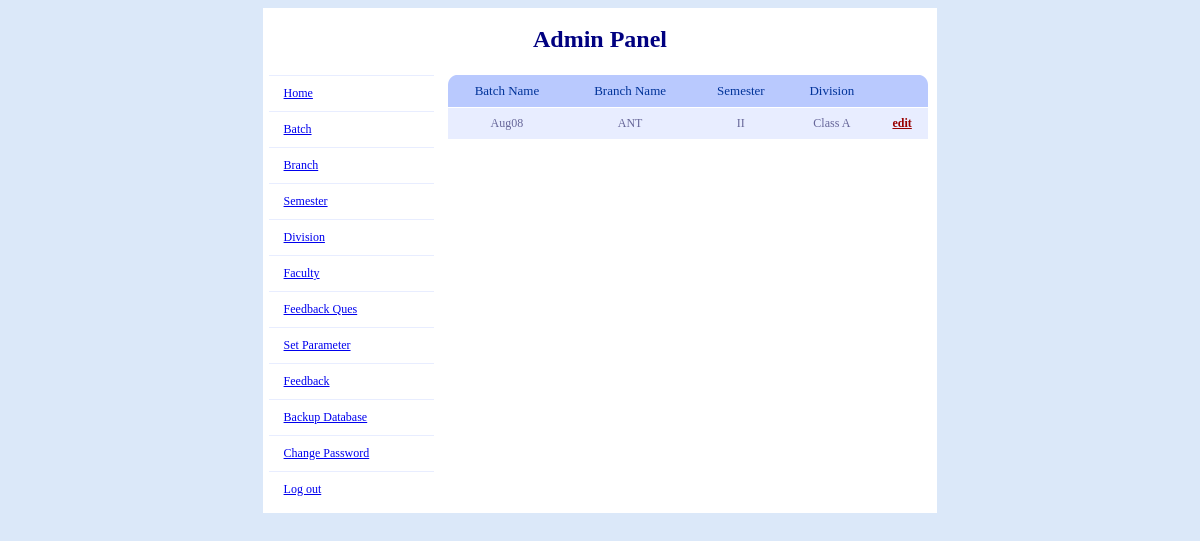
Page /Source/feedback/admin/admin_para.php (signed in) on the committed database.
### tables this page shows
CREATE TABLE IF NOT EXISTS `feedback_para` (
  `para_id` int(1) NOT NULL,
  `batch_id` int(10) NOT NULL,
  `b_id` int(10) NOT NULL,
  `sem_id` int(10) NOT NULL,
  `division_id` int(10) NOT NULL
);

CREATE TABLE IF NOT EXISTS `batch_master` (
  `batch_id` int(20) NOT NULL AUTO_INCREMENT,
  `batch_name` varchar(255) NOT NULL,
  `feedback_no` int(2) NOT NULL,
  PRIMARY KEY (`batch_id`)
);

CREATE TABLE IF NOT EXISTS `branch_master` (
  `b_id` int(20) NOT NULL AUTO_INCREMENT,
  `b_name` varchar(255) NOT NULL,
  PRIMARY KEY (`b_id`)
);

CREATE TABLE IF NOT EXISTS `semester_master` (
  `sem_id` int(20) NOT NULL AUTO_INCREMENT,
  `sem_name` varchar(255) NOT NULL,
  PRIMARY KEY (`sem_id`)
);

CREATE TABLE IF NOT EXISTS `division_master` (
  `id` int(10) NOT NULL AUTO_INCREMENT,
  `division` varchar(20) NOT NULL,
  PRIMARY KEY (`id`)
);

### Source/feedback/admin/includes/common_functions.php (called while the page is built, shortened)
<?php
function branch_name($b_id)
{
	$sel_b="select * from branch_master where b_id=".$b_id;
	$res=mysql_query($sel_b) or die(mysql_error());
	$b_name=mysql_fetch_array($res);
	return $b_name['b_name'];
}
function batch_name($batch_id)
{
	$sel_b="select * from batch_master where batch_id=".$batch_id;
	$res=mysql_query($sel_b) or die(mysql_error());
	$b_name=mysql_fetch_array($res);
	return $b_name['batch_name'];
}
function sem_name($sem_id)
{
	$sel_s="select * from semester_master where sem_id=".$sem_id;
	$res=mysql_query($sel_s) or die(mysql_error());
	$s_name=mysql_fetch_array($res);
	return $s_name['sem_name'];
}
function division_name($division_id)
{
	$sel_s="select * from division_master where  id=".$division_id;
	$res=mysql_query($sel_s) or die(mysql_error());
	$s_name=mysql_fetch_array($res);
	return $s_name['division'];
}
?>

### Source/feedback/admin/admin_para.php (the view, shortened to what this page needs)
<!DOCTYPE html PUBLIC "-//W3C//DTD XHTML 1.0 Transitional//EN" "http://www.w3.org/TR/xhtml1/DTD/xhtml1-transitional.dtd">
<html xmlns="http://www.w3.org/1999/xhtml">
<head>
<link rel="stylesheet" type="text/css" href="includes/style.css" />
</head>
<body>
<table width="57%" align="center" border="0" cellpadding="0" cellspacing="1">
<?php include('admin_panel_heading.php'); ?>
<tr>
<td width="22%" bgcolor="#FFFFFF">
<? include('left_side.php');?>
</td>
<td width="78%" align="center" valign="top">
<table id="rounded-corner" align="center">
<thead>
<tr>
	<th scope="col" class="rounded-company" align="center">Batch Name </th>
	<th scope="col" class="rounded-q1" align="center">Branch Name</th>
	<th scope="col" class="rounded-q2" align="center">Semester</th>
	<th scope="col" class="rounded-q2" align="center">Division</th>
	<th scope="col" class="rounded-q4" align="center">&nbsp;</th>
</tr>
</thead>
<?php
        $result = mysql_query("SELECT * FROM feedback_para");
		if(mysql_num_rows($result)>0)
		{
			while($myrow = mysql_fetch_array($result))
			{
			   echo '<tr>';
			   echo "<td align=center>".batch_name($myrow['batch_id'])."</td>";
			   echo "<td align=center>".branch_name($myrow['b_id'])."</td>";
			   echo "<td align=center>".sem_name($myrow['sem_id'])."</td>";
			   echo "<td align=center>".division_name($myrow['division_id'])."</td>";
			   echo "<td align=center>"."<a href=\"edit_admin_para.php?para_id=$myrow[para_id]\" class=\"button\">edit</a> "."</td>";
			   echo '</tr>';
			}
		}
		else
		{
			echo '<tr><td colspan=4 align=center>No record found!</td></tr>';
		}
?>
</table>
</td>
</tr>
</table>
</body>
</html>

### Source/feedback/admin/includes/style.css (style rules this page uses)
body, table, tr, td { font-family:verdana; font-size:12px; background-color:#DBE8F9; color:navy; }
.button { color: #900; font-weight: bold; }
table, tr, td { background-color: #FFF; }
#rounded-corner { font-family: "Lucida Sans Unicode", "Lucida Grande", Sans-Serif; font-size: 12px; margin: 5px; width: 480px; text-align: left; border-collapse: collapse; }
#rounded-corner thead th.rounded-company { background: #b9c9fe url('../images/left.png') left -1px no-repeat; }
#rounded-corner thead th.rounded-q4 { background: #b9c9fe url('../images/right.png') right -1px no-repeat; }
#rounded-corner th { padding: 8px; font-weight: normal; font-size: 13px; color: #039; background: #b9c9fe; }
#rounded-corner td { padding: 8px; background: #e8edff; border-top: 1px solid #fff; color: #669; }

### rows in the picture
feedback_para: batch.batch_name "Aug08", b.b_name "ANT", sem.sem_name "II", division.division "Class A"
